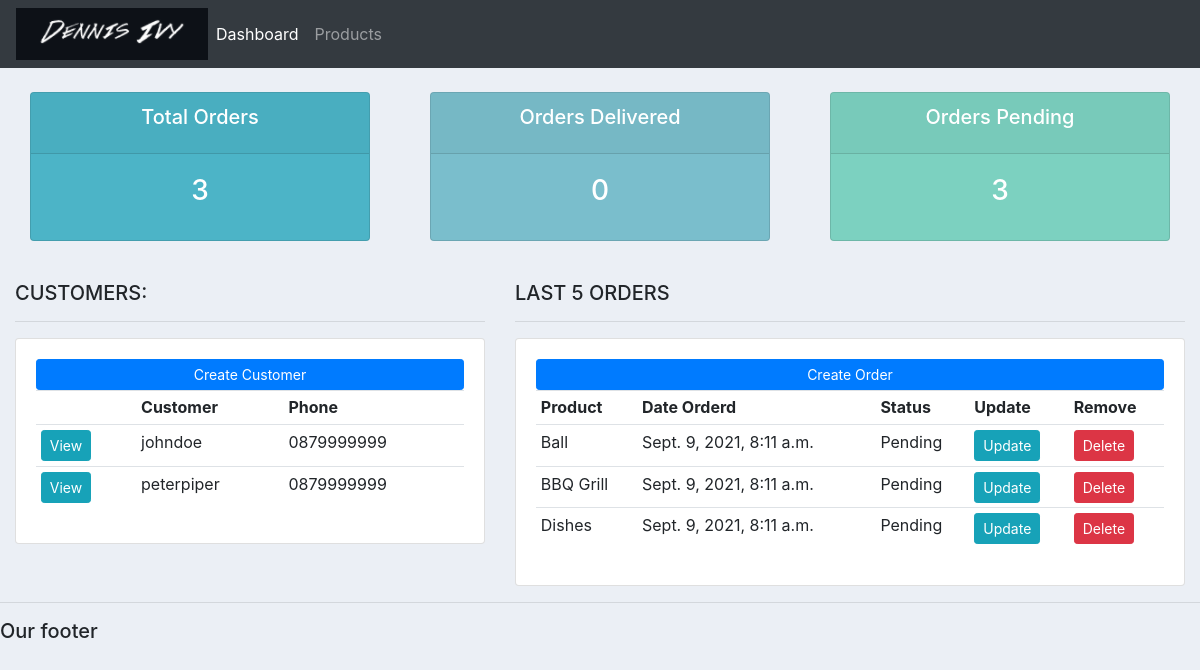
The page / on the database its author committed.
### accounts/models.py (models this page shows, shortened)
class Customer(models.Model):
	name = models.CharField(max_length=200, null=True)
	phone = models.CharField(max_length=200, null=True)
	email = models.CharField(max_length=200, null=True)
	date_created = models.DateTimeField(auto_now_add=True, null=True)

class Order(models.Model):
	STATUS = (
			('Pending', 'Pending'),
			('Out for delivery', 'Out for delivery'),
			('Delivered', 'Delivered'),
			)
	customer = models.ForeignKey(Customer, null=True, on_delete= models.SET_NULL)
	product = models.ForeignKey(Product, null=True, on_delete= models.SET_NULL)
	date_created = models.DateTimeField(auto_now_add=True, null=True)
	status = models.CharField(max_length=200, null=True, choices=STATUS)

class Product(models.Model):
	CATEGORY = (
			('Indoor', 'Indoor'),
			('Out Door', 'Out Door'),
			)
	name = models.CharField(max_length=200, null=True)
	price = models.FloatField(null=True)
	category = models.CharField(max_length=200, null=True, choices=CATEGORY)
	description = models.CharField(max_length=200, null=True, blank=True)
	date_created = models.DateTimeField(auto_now_add=True, null=True)
	tags = models.ManyToManyField(Tag)
	def __str__(self):
		return self.name

### accounts/views.py (the view)
# urls.py: path('', views.home, name="home"),
def home(request):
	orders = Order.objects.all()
	customers = Customer.objects.all()
	total_customers = customers.count()
	total_orders = orders.count()
	delivered = orders.filter(status='Delivered').count()
	pending = orders.filter(status='Pending').count()
	context = {'orders':orders, 'customers':customers,
	'total_orders':total_orders,'delivered':delivered,
	'pending':pending }
	return render(request, 'accounts/dashboard.html', context)

### accounts/templates/accounts/dashboard.html
{%  extends 'accounts/main.html' %}
{% block content %}
{%  include 'accounts/status.html' %}
<br>
<div class="row">
	<div class="col-md-5">
		<h5>CUSTOMERS:</h5>
		<hr>
		<div class="card card-body">
			<a class="btn btn-primary  btn-sm btn-block" href="">Create Customer</a>
			<table class="table table-sm">
				<tr>
					<th></th>
					<th>Customer</th>
					<th>Phone</th>
				</tr>
				{% for customer in customers %}
					<tr>
						<td><a href = "{% url 'customer' customer.id %}" class = "btn btn-sm btn-info">View</a></td>
						<td>{{customer.name}}</td>
						<td>{{customer.phone}}</td>
					</tr>
				{% endfor %}
			</table>
		</div>
	</div>
	<div class="col-md-7">
		<h5>LAST 5 ORDERS</h5>
		<hr>
		<div class="card card-body">
			<a class="btn btn-primary  btn-sm btn-block" href="{% url 'create_order' %}">Create Order</a>
			<table class="table table-sm">
				<tr>
					<th>Product</th>
					<th>Date Orderd</th>
					<th>Status</th>
					<th>Update</th>
					<th>Remove</th>
				</tr>
				{% for order in orders %}
					<tr>
						<td>{{order.product}}</td>
						<td>{{order.date_created}}</td>
						<td>{{order.status}}</td>
						<td><a class="btn btn-sm btn-info" href="{% url 'update_order' order.id %}">Update</a></td>
						<td><a class="btn btn-sm btn-danger"href="{% url 'delete_order' order.id %}">Delete</a></td>
					</tr>
				{% endfor %}
			</table>
		</div>
	</div>
</div>
{% endblock %}

### accounts/templates/accounts/main.html (shortened to what this page needs)
{% load static %}
<!DOCTYPE html>
<html>
<head>
	<link rel="stylesheet" href="https://stackpath.bootstrapcdn.com/bootstrap/4.3.1/css/bootstrap.min.css">
	<link rel="stylesheet" type="text/css" href="{% static '/css/main.css' %}">
</head>
<body>
	{%  include 'accounts/navbar.html' %}
	<div class="container-fluid">
	{% block content %}
	{% endblock %}
    </div>
	<hr>
	<h5>Our footer</h5>
</body>
</html>

### accounts/templates/accounts/navbar.html (shortened to what this page needs)
{% load static %}
<nav class="navbar navbar-expand-lg navbar-dark bg-dark">
 <img src="{% static 'images/logo.PNG' %}">
  <div class="collapse navbar-collapse" id="navbarNav">
    <ul class="navbar-nav">
      <li class="nav-item active">
        <a class="nav-link" href="{% url 'home' %}">Dashboard</a>
      </li>
      <li class="nav-item">
        <a class="nav-link" href="{% url 'products' %}">Products</a>
      </li>
    </ul>
  </div>
</nav>

### accounts/templates/accounts/status.html
<br>
<div class="row">
	<div class="col">
		<div class="col-md">
			<div class="card text-center text-white  mb-3" id="total-orders">
			  	<div class="card-header">
			  		<h5 class="card-title">Total Orders</h5>
			  	</div>
			  	<div class="card-body">
			    	<h3 class="card-title">{{total_orders}}</h3>
			  	</div>
			</div>
		</div>
	</div>
	<div class="col">
		<div class="col-md">
			<div class="card text-center text-white  mb-3" id="orders-delivered">
			  	<div class="card-header">
			  		<h5 class="card-title">Orders Delivered</h5>
			  	</div>
			  	<div class="card-body">
			    	<h3 class="card-title">{{delivered}}</h3>
			  	</div>
			</div>
		</div>
	</div>
	<div class="col">
		<div class="col-md">
			<div class="card text-center text-white  mb-3" id="orders-pending">
			  	<div class="card-header">
			  		<h5 class="card-title">Orders Pending</h5>
			  	</div>
			  	<div class="card-body">
			    	<h3 class="card-title">{{pending}}</h3>
			  	</div>
			</div>
		</div>
	</div>
</div>

### static/css/main.css (style rules this page uses)
body { background-color: #ebeff5; }
#total-orders { background-color: #4cb4c7; }
#orders-delivered { background-color: #7abecc; }
#orders-pending { background-color: #7CD1C0; }

### rows shown on the page
Customer: name "johndoe", phone "0879999999"
Customer: name "peterpiper", phone "0879999999"
Order: product "Ball", date_created "Sept. 9, 2021, 8:11 a.m.", status "Pending"
Order: product "BBQ Grill", date_created "Sept. 9, 2021, 8:11 a.m.", status "Pending"
Order: product "Dishes", date_created "Sept. 9, 2021, 8:11 a.m.", status "Pending"

### other values the page prints
{{ total_orders }} "3"
{{ delivered }} "0"
{{ pending }} "3"
